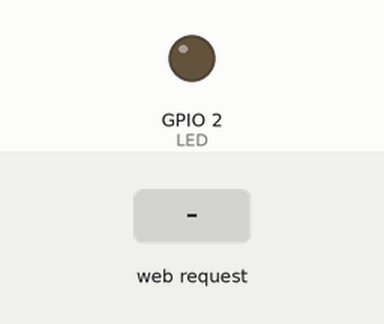
Recording of a sketch running on a simulated ESP32. Parts: output pins drawn as LEDs (lit = HIGH). Inputs (shaded band) come from the test bench. WiFi joins after 1.5 s; servers stay silent unless stated; what the sketch prints to the serial monitor is not drawn.

Above: at 2.7 s.
2.8 s: HTTP request GET /setLED?LEDstate=0 received
At 4.0 s:
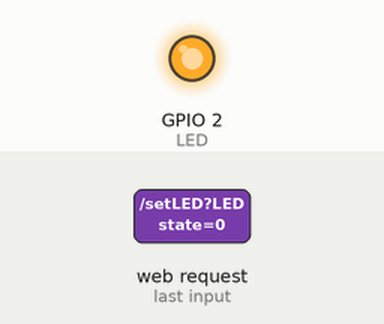
4.3 s: HTTP request GET /setLED?LEDstate=1 received
At 5.2 s:
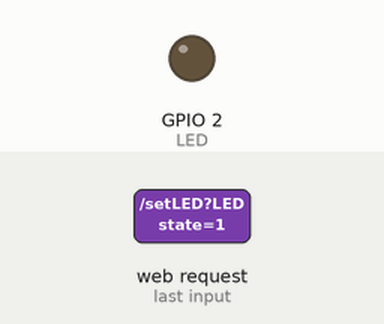
5.8 s: HTTP request GET /setLED received
At 6.3 s:
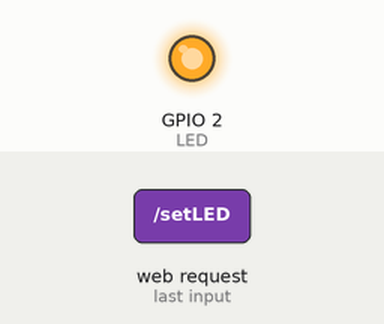
Timing chart, 0 to 8.8 s (numbered marks = the images above; inputs shaded):
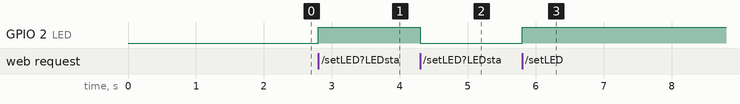

The sketch:

example-01.ino
```cpp
/*
 * ESP32 AJAX Demo
 * Updates and Gets data from webpage without page refresh
 *
 * Reference: https://circuits4you.com/2018/02/04/esp8266-ajax-update-part-of-web-page-without-refreshing/
 */
#include <WiFi.h>
#include <WiFiClient.h>
#include <WebServer.h>

#include "index.h" //Our HTML webpage contents with javascripts

#define LED LED_BUILTIN  //On board LED

//SSID and Password of your WiFi router
const char* ssid = "circuits4you.com";
const char* password = "123456789";

WebServer server(80); //Server on port 80

//===============================================================
// This routine is executed when you open its IP in browser
//===============================================================
void handleRoot() {
 String s = MAIN_page; //Read HTML contents
 server.send(200, "text/html", s); //Send web page
}

void handleADC() {
 int a = analogRead(A0);
 String adcValue = String(a);

 server.send(200, "text/plane", adcValue); //Send ADC value only to client ajax request
}

void handleLED() {
 String ledState = "OFF";
 String t_state = server.arg("LEDstate"); //Refer  xhttp.open("GET", "setLED?LEDstate="+led, true);
 Serial.println(t_state);
 if(t_state == "1")
 {
  digitalWrite(LED,LOW); //LED ON
  ledState = "ON"; //Feedback parameter
 }
 else
 {
  digitalWrite(LED,HIGH); //LED OFF
  ledState = "OFF"; //Feedback parameter
 }

 server.send(200, "text/plane", ledState); //Send web page
}
//==============================================================
//                  SETUP
//==============================================================
void setup(void){
  Serial.begin(115200);

  WiFi.begin(ssid, password);     //Connect to your WiFi router
  Serial.println("");

  //Onboard LED port Direction output
  pinMode(LED,OUTPUT);

  // Wait for connection
  while (WiFi.status() != WL_CONNECTED) {
    delay(500);
    Serial.print(".");
  }

  //If connection successful show IP address in serial monitor
  Serial.println("");
  Serial.print("Connected to ");
  Serial.println(ssid);
  Serial.print("IP address: ");
  Serial.println(WiFi.localIP());  //IP address assigned to your ESP

  server.on("/", handleRoot);      //Which routine to handle at root location. This is display page
  server.on("/setLED", handleLED);
  server.on("/readADC", handleADC);

  server.begin();                  //Start server
  Serial.println("HTTP server started");
}
//==============================================================
//                     LOOP
//==============================================================
void loop(void){
  server.handleClient();          //Handle client requests
}
```

index.h
```cpp
const char MAIN_page[] PROGMEM = R"=====(
<!DOCTYPE html>
<html>
<body>

<div id="demo">
<h1>The ESP8266 NodeMCU Update web page without refresh</h1>
	<button type="button" onclick="sendData(1)">LED ON</button>
	<button type="button" onclick="sendData(0)">LED OFF</button><BR>
</div>

<div>
	ADC Value is : <span id="ADCValue">0</span><br>
    LED State is : <span id="LEDState">NA</span>
</div>
<script>
function sendData(led) {
  var xhttp = new XMLHttpRequest();
  xhttp.onreadystatechange = function() {
    if (this.readyState == 4 && this.status == 200) {
      document.getElementById("LEDState").innerHTML =
      this.responseText;
    }
  };
  xhttp.open("GET", "setLED?LEDstate="+led, true);
  xhttp.send();
}

setInterval(function() {
  // Call a function repetatively with 2 Second interval
  getData();
}, 2000); //2000mSeconds update rate

function getData() {
  var xhttp = new XMLHttpRequest();
  xhttp.onreadystatechange = function() {
    if (this.readyState == 4 && this.status == 200) {
      document.getElementById("ADCValue").innerHTML =
      this.responseText;
    }
  };
  xhttp.open("GET", "readADC", true);
  xhttp.send();
}
</script>
<br><br><a href="https://circuits4you.com">Circuits4you.com</a>
</body>
</html>
)=====";
```

Measured:
- after the input at 2.8 s, GPIO 2 (LED): LOW → HIGH at once
- after the input at 4.3 s, GPIO 2 (LED): HIGH → LOW at once
- after the input at 5.8 s, GPIO 2 (LED): LOW → HIGH at once
